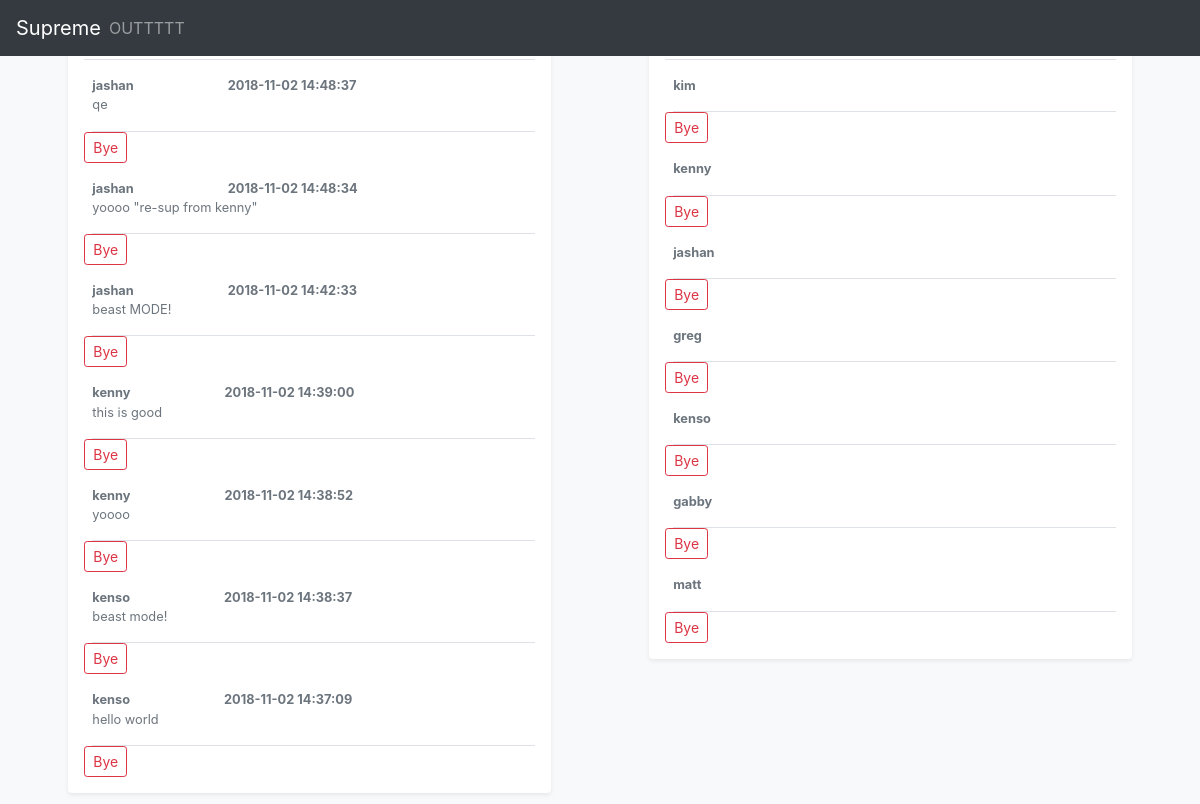
The page /admin on the database its author committed.
### tables this page shows
CREATE TABLE tweet(
                pk INTEGER PRIMARY KEY AUTOINCREMENT
            , user_id VARCHAR, content BLOB, time VARCHAR);

CREATE TABLE users(
                pk INTEGER PRIMARY KEY AUTOINCREMENT
            , user_id VARCHAR, password VARCHAR, num_tweet INTEGER);

### src/controller/public.py (the view, shortened to what this page needs)
@controller.route('/admin',methods=['GET', 'POST'])
def admin():
    if request.method == 'GET':
        users = model.suggest_friend()
        list_of_users = []
        for __ in users:
            list_of_users.append(__[0])
        tweets = model.fetchall_tweets()
        list_of_tweets = []
        for _ in tweets:
            q = [_[1],_[2],_[3]]
            list_of_tweets.insert(0, q)
        return render_template('unauthorized/admin.html', list_of_users=list_of_users, list_of_tweets=list_of_tweets)

### src/mappers/sqlite.py (called while the page is built)
    def __enter__(self):
        return self

    def __exit__(self,exception_type,exception_value,exception_traceback):
        if self.connection:
            if self.cursor:
                self.cursor.close()
            self.connection.commit()
            self.connection.close()

    def sug_friend(self):
        self.cursor.execute(
            '''SELECT user_id FROM users;
            '''
        )
        sug_fri = self.cursor.fetchall()
        return sug_fri

    def fetchall_tweets(self):
        self.cursor.execute(
            '''SELECT * FROM tweet;
            '''
        )
        list_tweets = self.cursor.fetchall()
        return list_tweets

### src/models/model.py (called while the page is built)
def suggest_friend():
    with Database(database) as db:
        return db.sug_friend()

def fetchall_tweets():
    with Database(database) as db:
        return db.fetchall_tweets()

### src/templates/unauthorized/admin.html (shortened to what this page needs)
<!doctype html>
<html lang="en">
  <head>
    <link href="https://getbootstrap.com/docs/4.1/dist/css/bootstrap.min.css" rel="stylesheet">
    <link href="https://getbootstrap.com/docs/4.1/examples/offcanvas/offcanvas.css" rel="stylesheet">
  </head>
  <body class="bg-light">
    <nav class="navbar navbar-expand-lg fixed-top navbar-dark bg-dark">
      <a class="navbar-brand mr-auto mr-lg-0" href="/">Supreme</a>
      <div class="navbar-collapse offcanvas-collapse" id="navbarsExampleDefault">
        <ul class="navbar-nav mr-auto">
          <li class="nav-item">
            <a class="nav-link" href="/">OUTTTTT</a>
          </li>
        </ul>
      </div>
    </nav>
    <div class='row'>
      <main role="main" class="container ml-6 col-lg-5">
        <div class="my-3 p-3 bg-white rounded shadow-sm">
          <h6 class="border-bottom border-gray pb-2 mb-0">Supremes</h6>
          {% for user,tweet,time in list_of_tweets %}
              <div class="media text-muted pt-3">
                  <p class="media-body pb-3 mb-0 small lh-125 border-bottom border-gray">
                  <strong class="d-block text-gray-dark">{{ user }} &nbsp &nbsp &nbsp &nbsp &nbsp &nbsp &nbsp &nbsp &nbsp &nbsp &nbsp &nbsp &nbsp &nbsp &nbsp {{ time }}</strong>
                  {{ tweet }}
                  </p>
              </div>
              <form action='/admin' class="form-inline my-0 my-lg-0", method='POST'>
                <button class="btn btn-outline-danger btn-sm" type="submit">Bye</button>
              </form>
          {% endfor %}
        </div>
      </main>
      <main role="main" class="container ml-0 col-lg-5">
        <div class="my-3 p-3 bg-white rounded shadow-sm">
        <h6 class="border-bottom border-gray pb-2 mb-0">Supremers
        </h6>
            {% for user in list_of_users %}
                <div class="media text-muted pt-3">
                    <p class="media-body pb-3 mb-0 small lh-125 border-bottom border-gray">
                    <strong class="d-block text-gray-dark">{{ user }}</strong>
                    </p>
                </div>
                <form action='/admin1' class="form-inline my-0 my-lg-0", method='POST'>
                  <button class="btn btn-outline-danger btn-sm" type="submit">Bye</button>
                </form>
            {% endfor %}
        </div>
      </main>
    </div>
  </body>
  </body>
</html>

### rows shown on the page
tweet: user "jashan", time "2018-11-02 14:48:37", content "qe"
tweet: user "jashan", time "2018-11-02 14:48:34", content "yoooo \"re-sup from kenny\""
tweet: user "jashan", time "2018-11-02 14:42:33", content "beast MODE!"
tweet: user "kenny", time "2018-11-02 14:39:00", content "this is good"
tweet: user "kenny", time "2018-11-02 14:38:52", content "yoooo"
tweet: user "kenso", time "2018-11-02 14:38:37", content "beast mode!"
tweet: user "kenso", time "2018-11-02 14:37:09", content "hello world"
users: user "kim"
users: user "kenny"
users: user "jashan"
users: user "greg"
users: user "kenso"
users: user "gabby"
users: user "matt"
